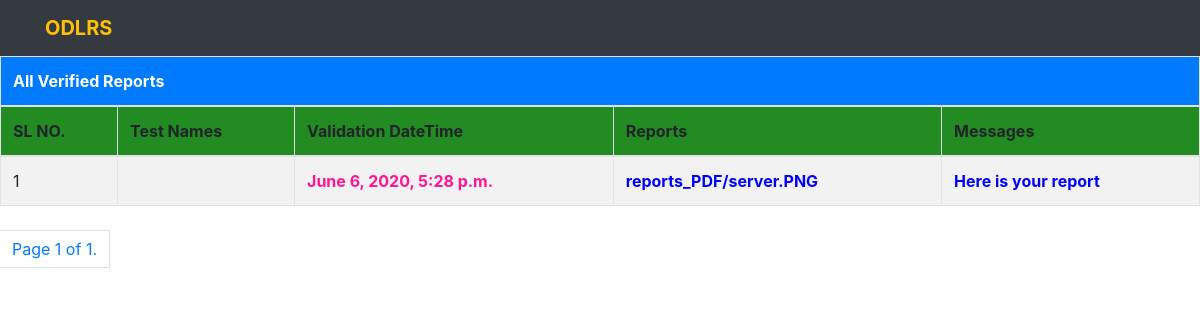
The page /all-reports/ on the database its author committed.
### report_processing/models.py (models this page shows)
class PaymentValidation(models.Model):
    approved_order = models.ForeignKey(TestOrder, on_delete=models.SET_NULL, null=True, blank=True)
    upload_report = models.FileField(upload_to='reports_PDF', null=True, blank=True)
    send_message = models.CharField(max_length=250, null=True, blank=True)
    datetime = models.DateTimeField(auto_now_add=True)
    class Meta:
        ordering = ['-id']

### report_processing/views.py (the view)
# urls.py: path('all-reports/', all_reports, name='all-reports'),
def all_reports(request):
    all_reports_query = PaymentValidation.objects.all()
    paginator = Paginator(all_reports_query, 5)
    page = request.GET.get('page')
    all_reports_paginator = paginator.get_page(page)
    template = 'report_processing/all_reports.html'
    context = {'all_reports_query': all_reports_paginator}
    return render(request, template, context)

### templates/report_processing/all_reports.html (shortened to what this page needs)
<!DOCTYPE html>
<html lang="en">
<head>
    <link rel="stylesheet" href="https://maxcdn.bootstrapcdn.com/bootstrap/4.0.0/css/bootstrap.min.css"
 />
</head>
<body>
    <nav class="navbar navbar-expand-lg navbar-dark bg-dark">
        <div class="container">
            <a class="navbar-brand text-warning" href="#"><b>ODLRS</b></a>
        </div>
    </nav>
    <table class="table table-striped table-bordered table-hover mb-4">
        <thead>
        <tr class="bg-primary text-white">
            <th colspan="6"> All Verified Reports </th>
        </tr>
        <tr style="background-color: forestgreen">
            <th>SL NO.</th>
            <th> Test Names </th>
            <th> Validation DateTime </th>
            <th> Reports </th>
            <th> Messages </th>
        </tr>
        </thead>
        <tbody>
        {% for report in all_reports_query %}
            <tr>
                <td> {{ forloop.counter }} </td>
                <td></td>
                <td><b style="color: deeppink">{{ report.datetime }}</b></td>
                <td><a href=""><b style="color: blue">{{ report.upload_report }}</b></a></td>
                <td><b style="color: blue">{{ report.send_message }}</b></td>
            </tr>
        {% endfor %}
        </tbody>
    </table>
    <ul class="pagination">
        <li class="page-item">
            <a class="page-link" href="#">Page {{ all_reports_query.number }} of
                {{ all_reports_query.paginator.num_pages }}.</a>
        </li>
    </ul>
    <br>
    <br>
</body>
</html>

### rows shown on the page
PaymentValidation: datetime "June 6, 2020, 5:28 p.m.", upload_report "reports_PDF/server.PNG", send_message "Here is your report"

### other values the page prints
{{ all_reports_query.number }} "1"
{{ all_reports_query.paginator.num_pages }} "1"
